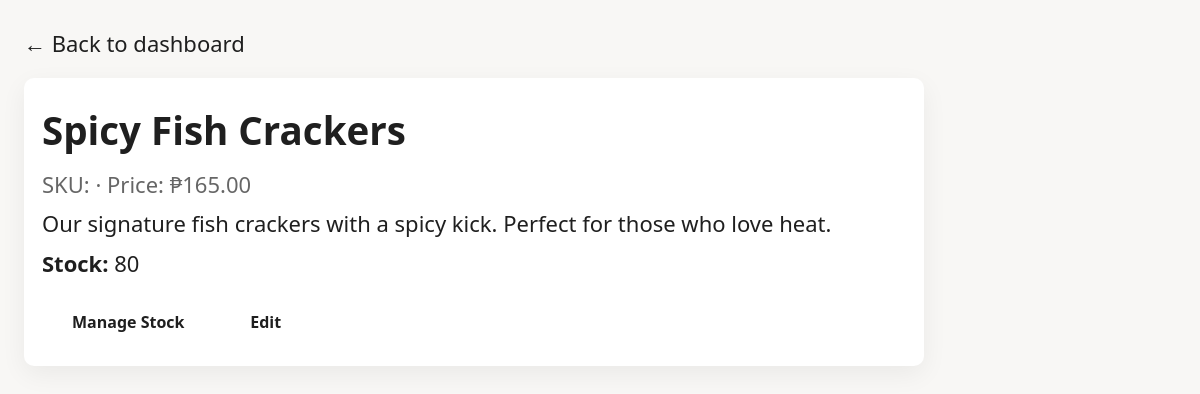
Screenshot of /product_view.php?id=2 (signed in) with the database file from the repository.
### tables this page shows
CREATE TABLE `products` (
  `id` int(11) NOT NULL,
  `category_id` int(11) NOT NULL,
  `name` varchar(200) NOT NULL,
  `description` text DEFAULT NULL,
  `price` decimal(10,2) NOT NULL,
  `original_price` decimal(10,2) DEFAULT NULL,
  `stock_quantity` int(11) DEFAULT 0,
  `image_url` varchar(255) DEFAULT NULL,
  `additional_images` text DEFAULT NULL,
  `is_featured` tinyint(1) DEFAULT 0,
  `is_active` tinyint(1) DEFAULT 1,
  `weight` varchar(50) DEFAULT NULL,
  `ingredients` text DEFAULT NULL,
  `allergens` varchar(255) DEFAULT NULL,
  `shelf_life` varchar(100) DEFAULT NULL,
  `created_at` timestamp NOT NULL DEFAULT current_timestamp(),
  `updated_at` timestamp NOT NULL DEFAULT current_timestamp() ON UPDATE current_timestamp()
);

### config/config.php (called while the page is built, shortened)
<?php
function format_price($price) {
    return '₱' . number_format($price, 2);
}

### product_view.php (the view, shortened to what this page needs)
<?php
require_once __DIR__ . '/../config/config.php';
$db = Database::getInstance()->getConnection();
$id = (int)($_GET['id'] ?? 0);
$product = null;
if ($id) {
    try {
        $stmt = $db->prepare('SELECT * FROM products WHERE id = :id LIMIT 1');
        $stmt->execute([':id' => $id]);
        $product = $stmt->fetch(PDO::FETCH_ASSOC);
    } catch (Throwable $e) { $product = null; }
}
?>
<!doctype html>
<html>
<head>
    <link rel="stylesheet" href="../css/style.css">
</head>
<body style="padding:24px;font-family:Segoe UI, Tahoma, sans-serif;background:#f8f7f5">
    <a href="dashboard.php">← Back to dashboard</a>
    <div style="max-width:900px;margin-top:14px;background:#fff;padding:18px;border-radius:10px;box-shadow:0 8px 26px rgba(0,0,0,0.06)">
        <?php if (!$product): ?>
            <h2>Product not found</h2>
            <p>No product matches that ID.</p>
        <?php else: ?>
            <h2><?php echo htmlspecialchars($product['name'] ?? ''); ?></h2>
            <p style="color:#666">SKU: <?php echo htmlspecialchars($product['sku'] ?? ''); ?> · Price: <?php echo format_price($product['price'] ?? 0); ?></p>
            <p><?php echo nl2br(htmlspecialchars($product['description'] ?? '')); ?></p>
            <p><strong>Stock:</strong> <?php echo (int)($product['stock_quantity'] ?? 0); ?></p>
            <div style="margin-top:12px">
                <a class="btn" href="real_time_inventory.php">Manage Stock</a>
                <a class="btn ghost" href="product_view.php?id=<?php echo (int)$id; ?>&edit=1">Edit</a>
            </div>
        <?php endif; ?>
    </div>
</body>
</html>

### css/style.css (style rules this page uses)
:root { --primary-color: #D4AF37; --secondary-color: #B8860B; --accent-color: #F5E6B1; --text-dark: #1f1f1f; --text-light: #585858; --bg-light: #f9f7f4; --white: #ffffff; --border-color: #e5e5e5; --success: #4caf50; --danger: #f44336; --warning: #ff9800; --shadow: 0 2px 10px rgba(0, 0, 0, 0.1); --shadow-hover: 0 4px 20px rgba(0, 0, 0, 0.15); --transition: all 0.3s ease; --ui-font: 'Segoe UI', Tahoma, 'Helvetica Neue', Arial, sans-serif; --heading-font: 'Segoe UI', Tahoma, 'Helvetica Neue', Arial, sans-serif; --font-size-base: 22px; --line-height-base: 1.8; }
* { margin: 0; padding: 0; box-sizing: border-box; }
body { font-family: var(--ui-font); line-height: var(--line-height-base); color: var(--text-dark); background-color: var(--white); }
html { font-size: var(--font-size-base); }
a { text-decoration: none; color: inherit; transition: var(--transition); }
h2 { font-size: 1.75rem; }
body, p, li, a, input, textarea, button { font-size: 1rem; }
.btn { font-size: 1.05rem; padding: 14px 34px; }
.btn { display: inline-block; padding: 12px 30px; border-radius: 5px; font-weight: 600; text-align: center; cursor: pointer; border: none; transition: var(--transition); font-size: 16px; }

### rows the page displays
products: name "Spicy Fish Crackers", price "₱165.00", description "Our signature fish crackers with a spicy kick. Perfect for those who love heat.", stock_quantity "80"
